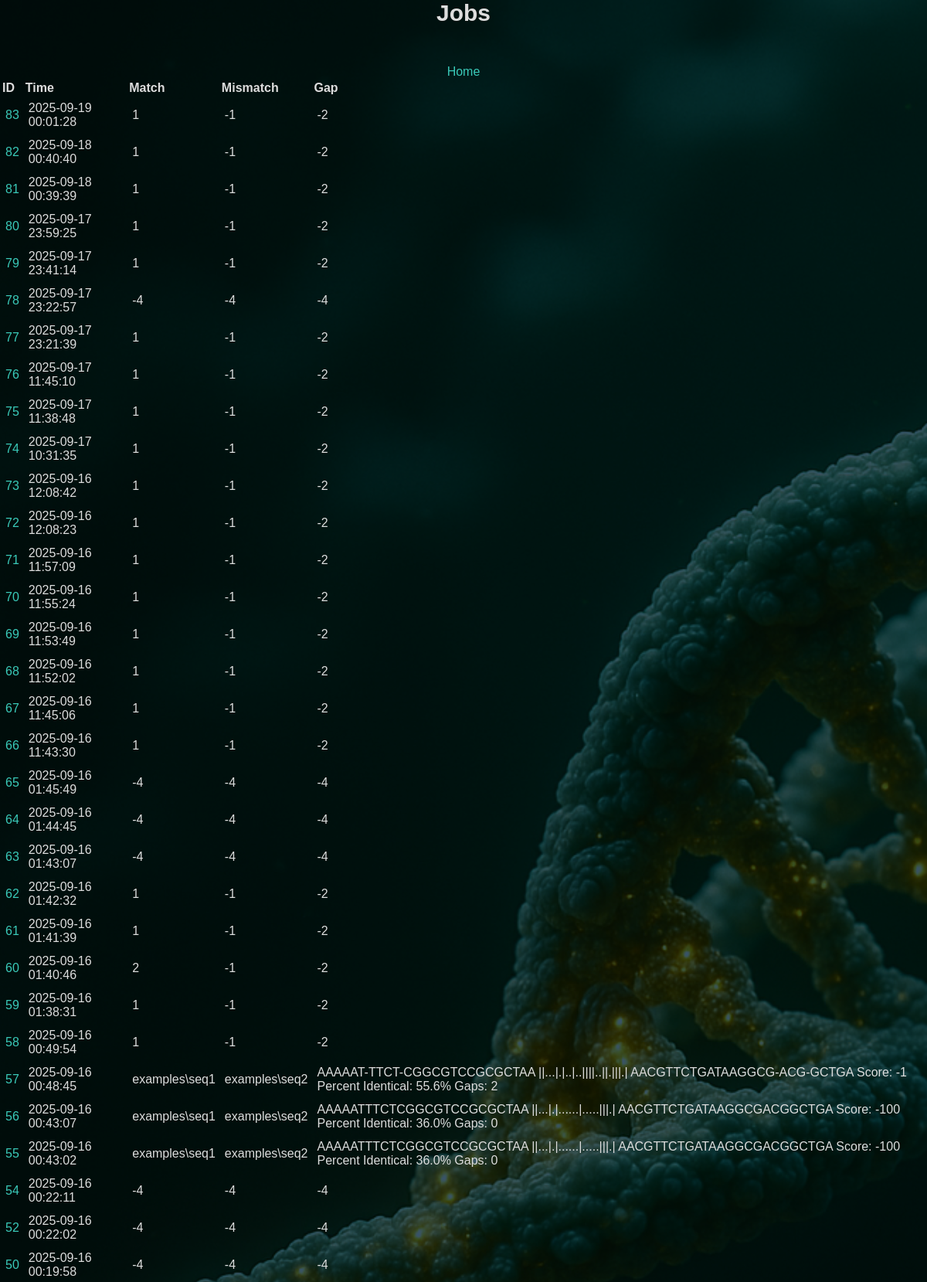
Page /jobs (upper part) on the committed database.
### tables this page shows
CREATE TABLE jobs (
    current_time TEXT DEFAULT (datetime('now', 'localtime')),
    match_score INT,
    mismatch INT,
    gap INT,
    nw_seq1_name TEXT,
    nw_seq2_name TEXT,
    nw_result TEXT,
    sw_seq1_name TEXT,
    sw_seq2_name TEXT,
    sw_result TEXT
);

### app.py (the view)
@app.route("/jobs")
def get_jobs():
    db = get_db()
    cursor = db.cursor() # type: ignore
    cursor.execute("SELECT rowid, * FROM jobs WHERE match_score IS NOT NULL ORDER BY rowid DESC")
    results = cursor.fetchall()
    job_id = cursor.lastrowid
    return render_template("jobs.html",results=results, job_id=job_id)

### app.py (called while the page is built)
def get_db():
    db = getattr(g, "_database", None)
    if db is None:
        db = g._database = sqlite3.connect(DATABASE)
        db.row_factory = sqlite3.Row
        return db

@app.teardown_appcontext
def close_conneciton(exception):
    db = getattr(g, "_database", None)
    if db is not None:
        db.close()

### templates/jobs.html
{% extends "base.html" %}
{% block body %}
<div class="content">
    <div class="pageTitle">Jobs</div>
    <div class="options"><a href="/">Home</a></div>
    <div class="job-list">
    <table>
        <tr>
            <th>ID</th>
            <th>Time</th>
            <th>Match</th>
            <th>Mismatch</th>
            <th>Gap</th>
        </tr>
        {% for job in results %}
            <tr>
                <td><a href="{{ url_for('get_job_by_id', job_id=job['rowid']) }}">{{ job["rowid"] }}</td></a>
                <td>{{ job[1] }}</td>
                <td>{{ job[2] }}</td>
                <td>{{ job[3] }}</td>
                <td>{{ job[4] }}</td>
            </tr>
        {% endfor %}
    </table>
    </div>
</div>
{% endblock %}

### templates/base.html (shortened to what this page needs)
<!DOCTYPE html>
<html lang="en">
<head>
    <link rel="stylesheet" type="text/css" href="{{ url_for('static', filename='styles.css') }}">
    <link rel="stylesheet" href="https://cdnjs.cloudflare.com/ajax/libs/font-awesome/4.7.0/css/font-awesome.min.css">
</head>
<body>
    {% block body %} {% endblock %}
</body>
</html>

### static/styles.css (style rules this page uses)
html { font-family: Arial, Helvetica, sans-serif; color:rgb(221, 221, 221); text-align: center; height: 100%; margin: 0; padding: 0; }
.pageTitle { text-align: center; font-size: 30px; font-weight: bold; margin-bottom: 50px; }
body { background-color: #1d2a35; background-image: url(images/dna_strand_bg.png); background-repeat: no-repeat; background-position: center center; background-attachment: fixed; background-size: cover; background-blend-mode: overlay; height: 100%; margin: 0; padding: 0; }
.job-list { text-align: left; }
.job-list td { text-align: left; padding:5px; }
a:link { color:rgb(58, 202, 185); background-color: transparent; text-decoration: none; }

### rows in the picture
jobs: rowid "83", current_time "2025-09-19 00:01:28", match_score "1", mismatch "-1", gap "-2"
jobs: rowid "82", current_time "2025-09-18 00:40:40", match_score "1", mismatch "-1", gap "-2"
jobs: rowid "81", current_time "2025-09-18 00:39:39", match_score "1", mismatch "-1", gap "-2"
jobs: rowid "80", current_time "2025-09-17 23:59:25", match_score "1", mismatch "-1", gap "-2"
jobs: rowid "79", current_time "2025-09-17 23:41:14", match_score "1", mismatch "-1", gap "-2"
jobs: rowid "78", current_time "2025-09-17 23:22:57", match_score "-4", mismatch "-4", gap "-4"
jobs: rowid "77", current_time "2025-09-17 23:21:39", match_score "1", mismatch "-1", gap "-2"
jobs: rowid "76", current_time "2025-09-17 11:45:10", match_score "1", mismatch "-1", gap "-2"
jobs: rowid "75", current_time "2025-09-17 11:38:48", match_score "1", mismatch "-1", gap "-2"
jobs: rowid "74", current_time "2025-09-17 10:31:35", match_score "1", mismatch "-1", gap "-2"
jobs: rowid "73", current_time "2025-09-16 12:08:42", match_score "1", mismatch "-1", gap "-2"
jobs: rowid "72", current_time "2025-09-16 12:08:23", match_score "1", mismatch "-1", gap "-2"
jobs: rowid "71", current_time "2025-09-16 11:57:09", match_score "1", mismatch "-1", gap "-2"
jobs: rowid "70", current_time "2025-09-16 11:55:24", match_score "1", mismatch "-1", gap "-2"
jobs: rowid "69", current_time "2025-09-16 11:53:49", match_score "1", mismatch "-1", gap "-2"
jobs: rowid "68", current_time "2025-09-16 11:52:02", match_score "1", mismatch "-1", gap "-2"
jobs: rowid "67", current_time "2025-09-16 11:45:06", match_score "1", mismatch "-1", gap "-2"
jobs: rowid "66", current_time "2025-09-16 11:43:30", match_score "1", mismatch "-1", gap "-2"
jobs: rowid "65", current_time "2025-09-16 01:45:49", match_score "-4", mismatch "-4", gap "-4"
jobs: rowid "64", current_time "2025-09-16 01:44:45", match_score "-4", mismatch "-4", gap "-4"
jobs: rowid "63", current_time "2025-09-16 01:43:07", match_score "-4", mismatch "-4", gap "-4"
jobs: rowid "62", current_time "2025-09-16 01:42:32", match_score "1", mismatch "-1", gap "-2"
jobs: rowid "61", current_time "2025-09-16 01:41:39", match_score "1", mismatch "-1", gap "-2"
jobs: rowid "60", current_time "2025-09-16 01:40:46", match_score "2", mismatch "-1", gap "-2"
jobs: rowid "59", current_time "2025-09-16 01:38:31", match_score "1", mismatch "-1", gap "-2"
jobs: rowid "58", current_time "2025-09-16 00:49:54", match_score "1", mismatch "-1", gap "-2"
jobs: rowid "57", current_time "2025-09-16 00:48:45", match_score "examples\\seq1", mismatch "examples\\seq2", gap "AAAAAT-TTCT-CGGCGTCCGCGCTAA ||...|.|..|..||||..||.|||.| AACGTTCTGATAAGGCG-ACG-GCTGA Score: -1 Percent Identical: 55.6% Gaps: 2"
jobs: rowid "56", current_time "2025-09-16 00:43:07", match_score "examples\\seq1", mismatch "examples\\seq2", gap "AAAAATTTCTCGGCGTCCGCGCTAA ||...|.|......|.....|||.| AACGTTCTGATAAGGCGACGGCTGA Score: -100 Percent Identical: 36.0% Gaps: 0"
jobs: rowid "55", current_time "2025-09-16 00:43:02", match_score "examples\\seq1", mismatch "examples\\seq2", gap "AAAAATTTCTCGGCGTCCGCGCTAA ||...|.|......|.....|||.| AACGTTCTGATAAGGCGACGGCTGA Score: -100 Percent Identical: 36.0% Gaps: 0"
jobs: rowid "54", current_time "2025-09-16 00:22:11", match_score "-4", mismatch "-4", gap "-4"
jobs: rowid "52", current_time "2025-09-16 00:22:02", match_score "-4", mismatch "-4", gap "-4"
jobs: rowid "50", current_time "2025-09-16 00:19:58", match_score "-4", mismatch "-4", gap "-4"
